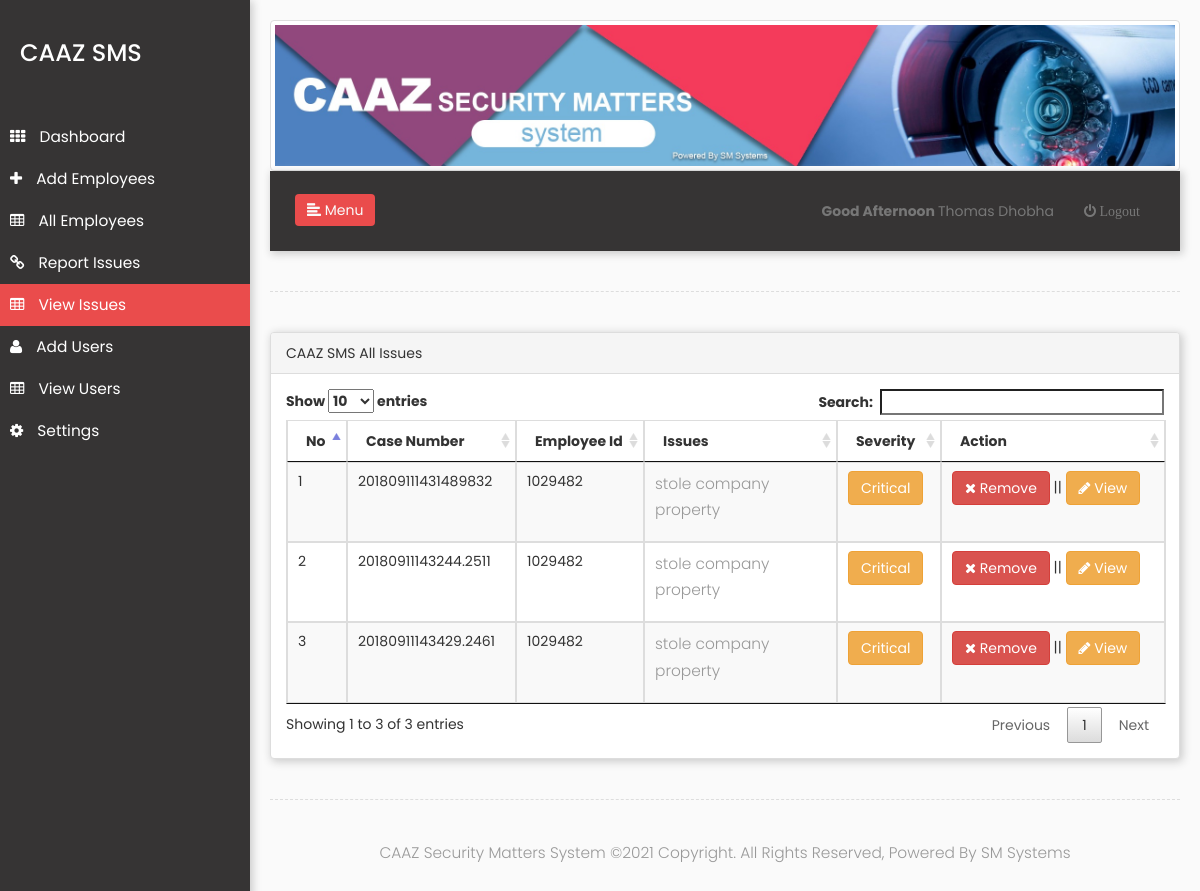
/admin/v_issue.php (signed in), run on an earlier commit of the app's database.
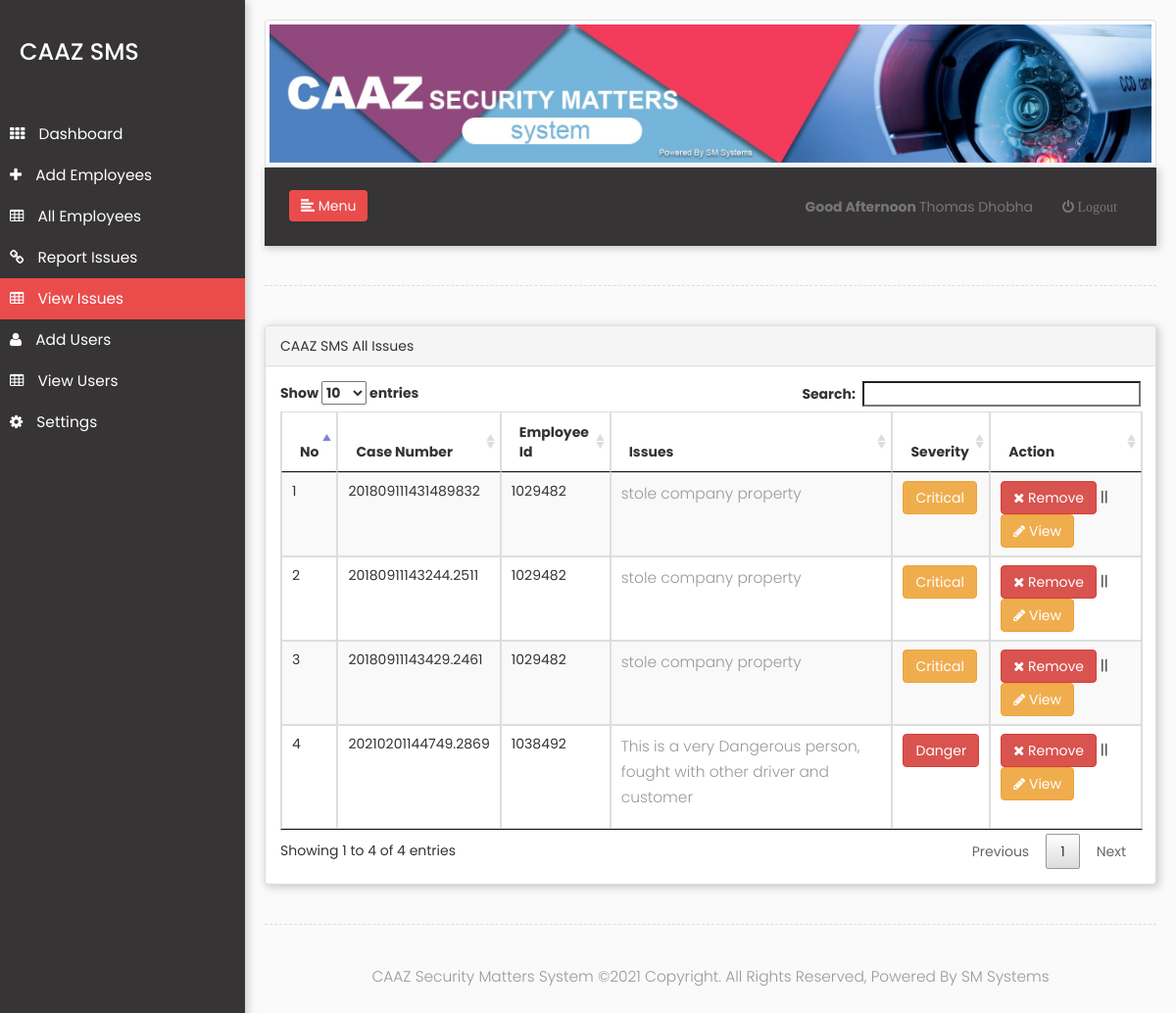
And on a later commit of the database.
### tables this page shows
CREATE TABLE `cases` (
  `id` int(11) NOT NULL,
  `employee_id` varchar(30) NOT NULL,
  `severity` varchar(30) NOT NULL,
  `notes` varchar(200) NOT NULL,
  `case_num` varchar(30) NOT NULL
);

### admin/v_issue.php (the view, shortened to what the changed rows need)
<?php require_once('includes/session.php');
      require_once('includes/conn.php');
?>
<!DOCTYPE html>
<html lang="en">
    <head>
        <link rel="stylesheet" href="assets/css/bootstrap.min.css">
        <link rel="stylesheet" href="assets/css/style.css">
        <link rel="stylesheet" href="assets/awesome/font-awesome.css">
        <link rel="stylesheet" href="assets/css/animate.css">
         <link rel="stylesheet" href="vendors/datatables/datatables.min.css">
    </head>
    <body>
        <div class="wrapper">
            <div id="content">
		<div class="panel panel-default sammacmedia">
            <div class="panel-heading">CAAZ SMS All Issues</div>
        <div class="panel-body">
                        <table class="table table-striped thead-dark table-bordered table-hover" id="myTable">
                <thead>
                <tr>
                    <th>No</th>
                    <th>Case Number</th>
                    <th>Employee Id</th>
                    <th>Issues</th>
                    <th>Severity</th>
                    <th>Action</th>
                    </tr>
                </thead>
                    <?php
                                   $a=1;
                    $query=mysqli_query($mysqli,"select *from `cases` ");
                     while($row=mysqli_fetch_array($query))
                        {
                          ?>
                          <tr>
                              <td><?php echo $a;?></td>
                            <td><?php echo $row['case_num'];?></td>
                            <td><?php echo $row['employee_id'];?></td>
                            <td><?php echo $row['notes'];?></td>
                            <td>
                                <?php
                            if($row['severity']=="Normal"){
                            echo "<p  class='btn btn-success'>Normal</p>";
                            }elseif($row['severity']=="Critical"){
                            echo "<p  class='btn btn-warning'>Critical</p>";
                            }else{
                            echo "<p  class='btn btn-danger'>Danger</p>";
                            }
                            ?>
                              </td>
                            <td>
                  <a href="v_issue.php?edited=1&idx=<?php echo $row['id']; ?>" data-toggle="modal" class="btn btn-danger"><span class="fa fa-times"></span> Remove</a> || <a href="#samstrover<?php echo $row['employee_id']; ?>" data-toggle="modal" class="btn btn-warning"><span class="fa fa-pencil"></span> View</a>
                              </td>
                          </tr>
                          <?php
                            $a++;
                      }
                               ?>
                </table>
            </div>
                </div>
            </div>
        </div>
    </body>
</html>

What changed in the data, as far as the page shows it:
added cases: case_num "20210201144749.2869", employee "1038492", notes "This is a very Dangerous person, fought with other driver and customer", severity "Danger"
Also different on the page:
text written by a page script: "Show entries Search: Showing 1 to 3 of 3 entries Previous 1 Next" → "Show entries Search: Showing 1 to 4 of 4 entries Previous 1 Next"
